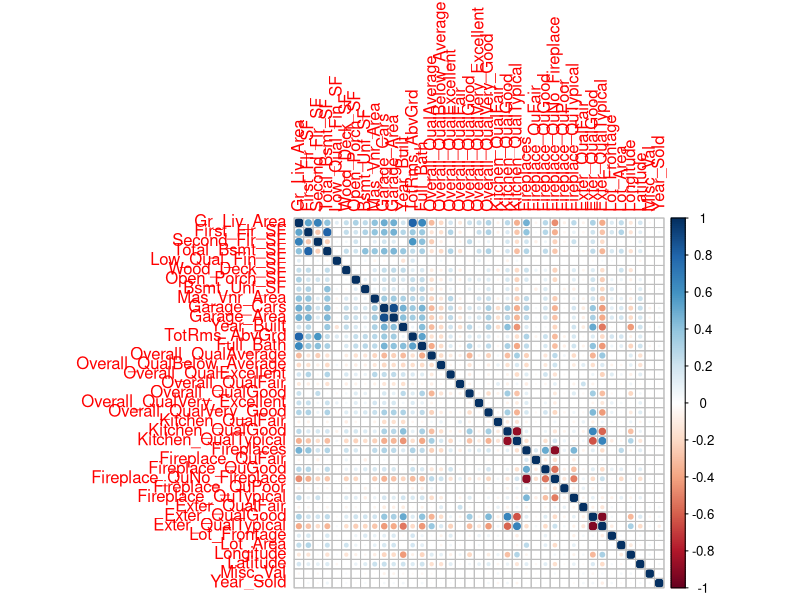
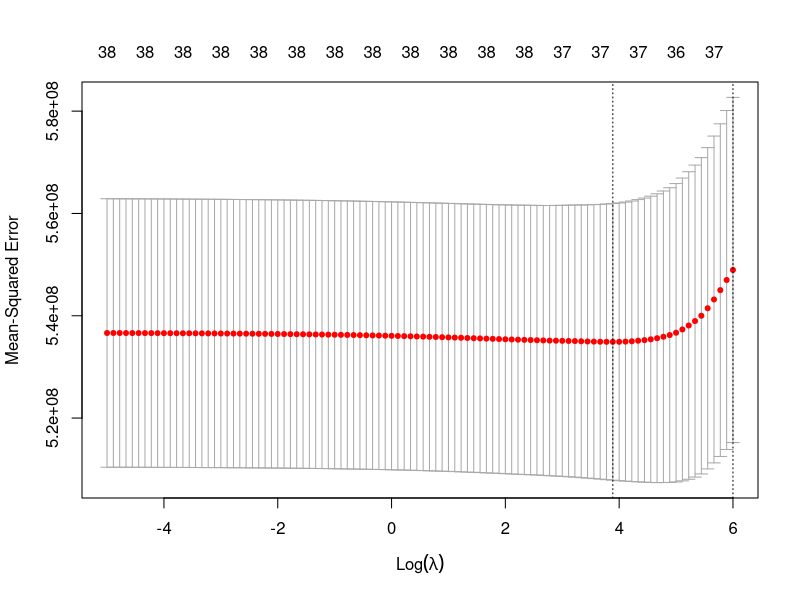

Reproduce these figures in R, in order. (Note: this script raises an error after producing the figures.)
## ---- chunk 1
knitr::opts_chunk$set(echo = TRUE)
library(tidyverse)
## ---- chunk 2
testing_data = read_csv("data/housing_test.csv")

training_data = read_csv("data/housing_training.csv")
## ---- chunk 3
library(glmnet)
## ---- chunk 4
x <- model.matrix(Sale_Price ~ ., training_data)[,-1]
y <- as.numeric(training_data$Sale_Price)

library(corrplot)

corrplot(cor(x), method = "circle", type = "full")
## ---- chunk 5
set.seed(2)

cv.lasso <- cv.glmnet(x, 
                      y,
                      alpha = 1,
                      lambda = exp(seq(6, -5, length = 100)))

plot(cv.lasso)

## ---- chunk 6
# tuning parameter
cv.lasso$lambda.min

# test error
min(cv.lasso$cvm)
## ---- chunk 7
# 1SE lambda
cv.lasso$lambda.1se

# extracting coefficients
lasso.1se <- predict(cv.lasso, s = cv.lasso$lambda.1se, type = "coefficients")

# counting how many predictors included in model
num_predictors_1se <- sum(lasso.1se != 0)
## ---- chunk 8
library(caret)
## ---- chunk 9
# creating a training control with a 10-fold cross-validation
ctrl1 <- trainControl(method = "cv", number = 10)

set.seed(2)

# elastic net model
enet.fit <- train(Sale_Price ~ .,
                  data = training_data,
                  method = "glmnet",
                  tuneGrid = expand.grid(alpha = seq(0, 1, length = 21),
                                         lambda = exp(seq(6, 0, length = 100))),
                  trControl = ctrl1)
## ---- chunk 10
# tuning parameter
enet.fit$bestTune

# prediction
enet.pred <- predict(enet.fit, newdata = testing_data)

# test error
mean((enet.pred - testing_data$Sale_Price)^2)
## ---- chunk 11
set.seed(2)

ctrl1 <- trainControl(method = "repeatedcv",
                      number = 10,
                      repeats = 5,
                      selectionFunction = "best")

pls.fit <- train(x, y,
                 method = "pls",
                 tuneGrid = data.frame(ncomp = 1:19),
                 trControl = ctrl1,
                 preProcess = c("center", "scale"))


